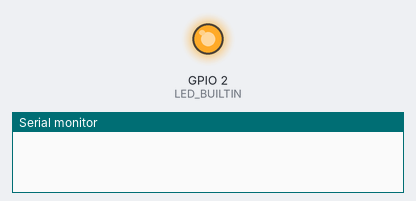
This sketch was run on a simulated ESP8266 (NodeMCU). On the bench: output pins drawn as LEDs (lit = HIGH, except the on-board LED, lit = LOW), the last lines printed to the serial monitor. WiFi joins after 1.5 s; servers stay silent unless stated; uploads are accepted with an empty reply.

Above: at 0.2 s.
At 4.5 s:
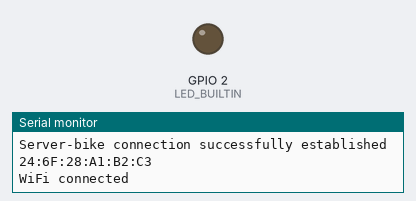
Timing chart, 0 to 6.0 s (numbered marks = the images above):
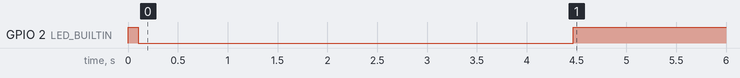

The sketch:

firmware.ino
```cpp
#include <NTPClient.h>
#include <ESP8266WiFi.h>
#include <WiFiUdp.h>

//const char *ssid     = "taketo";
//const char *password = "rbc_electron";

const char *ssid     = "ignas";
const char *password = "theeconclass";

const char* host = "192.168.137.241";


// Defining NTP Client to get time


void setup(){

pinMode(LED_BUILTIN, OUTPUT);
Serial.begin(115200);
WiFi.begin(ssid, password);

}


void loop() {
    isit_connected();
    server_connect();

      delay(3000);
}

void server_connect(){

WiFiClient client;
const int httpPort = 8000;

if (!client.connect(host, httpPort)) {
    Serial.println("Server-bike connection successfully established");
    return;}


String esp_address=WiFi.macAddress();
String url = "/amIClaimed?m="+esp_address;

Serial.print("Requesting URL: ");
Serial.println(url+"\n\n");

client.print(String("GET ") + url + " HTTP/1.1\r\n" +
               "Host: " + host + "\r\n" +
               "Connection: close\r\n\r\n");
unsigned long timeout = millis();

while (client.available() == 0) {
    if (millis() - timeout > 5000) {
      Serial.println(">>> Client Timeout !");
      client.stop();
      return;
    }}

// Read all the lines from the server answer
while(client.available()){
    String line = client.readStringUntil('\r');
    Serial.print(line);
  }

// Close connecting
Serial.println();
Serial.println("closing connection");
}

bool isit_connected(){
  if(WiFi.status() == WL_CONNECTED){
     Serial.println("Server-bike connection successfully established");
      Serial.println(WiFi.macAddress());
      digitalWrite(LED_BUILTIN, HIGH);
      Serial.println("WiFi connected");
      delay(1000);
      return true;}

    else{
      blinks();
      Serial.print(".");
      return false;}
}

 void blinks(){
  digitalWrite(LED_BUILTIN, HIGH);   // turn the LED on (HIGH is the voltage level)
  delay(100);                       // wait for a second
  digitalWrite(LED_BUILTIN, LOW);    // turn the LED off by making the voltage LOW
  delay(100);
 }
```

Measured:
- by itself, GPIO 2 (LED_BUILTIN): LOW → HIGH at 0.00 s, → LOW 0.10 s later, → HIGH 4.4 s later
